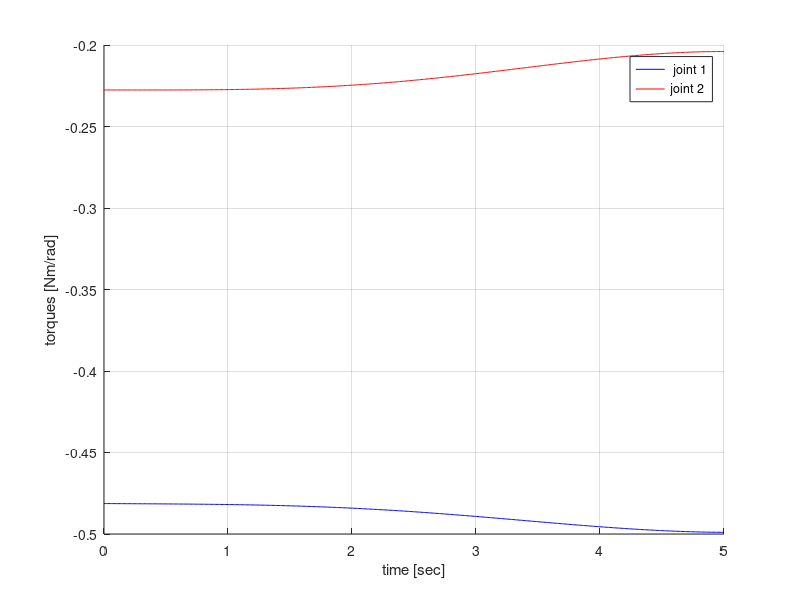
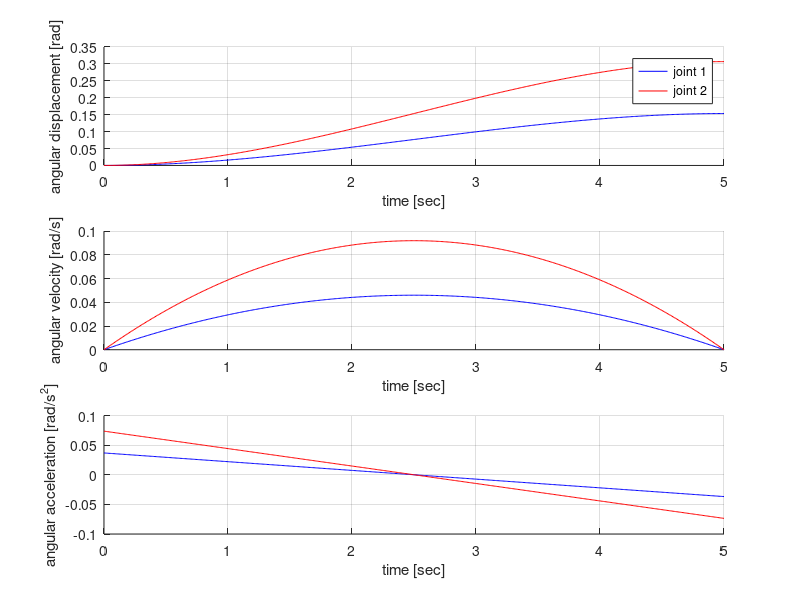
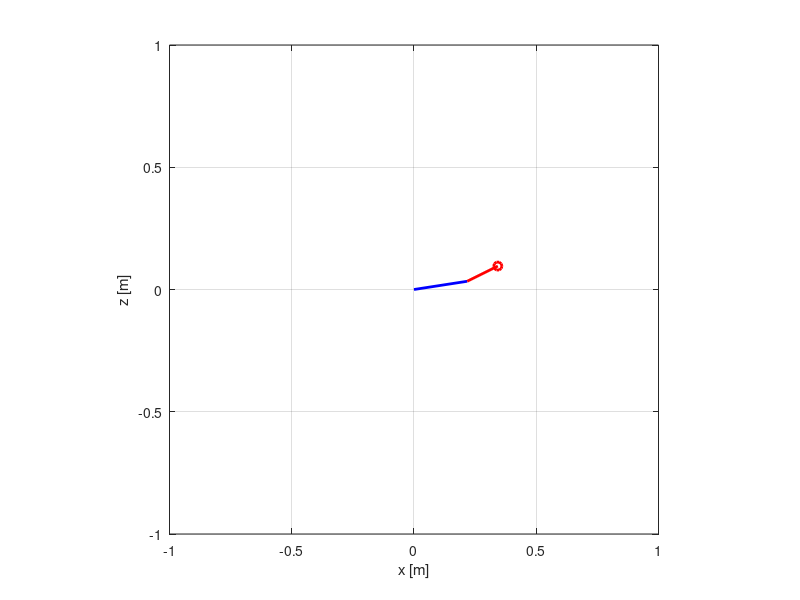

The MATLAB script that drew these images, in order:
  %%%%%%%%%%%%%%%%%%%%%%%%%%%%%%%%%%%%%%%%%%%%%%%%%%%%%%%%%%%%%%%%%%%%%%%%%%
%
%    The inverse dynamics of the 2-dof planar robotic arm
%     
%    contact: shaoping bai, shb@m-tech.aau.dk
%%%%%%%%%%%%%%%%%%%%%%%%%%%%%%%%%%%%%%%%%%%%%%%%%%%%%%%%%%%%%%%%%%%%%%%%%%

clear all; close all; clc

g = 9.801; % gravity constant

%% %%%%%%%%%%%%%%%%%%%%%%%%%%%%  link properties
%======================================  link 1
L1 = 0.22; % length [m]
%c1 = L1 * 2/3; % mass center
m1 = 0.037 + 0.126; % mass [kg]
I1 = 1/12 * m1 * L1^2; % moment of inertia
%======================================  link 2
L2 = 0.14; % length [m]
%c2 = L2 * 2/3; % mass center
m2 = 0.072 * 2 + 0.023; % mass [kg]
I2 = 1/12 * m2 * L2^2; % moment of inertia
%% %%%%%%%%%%%%%%%% wished positions of joints and time for the movements
tf = 5;
theta01 = 0 * 2*pi/4096; %in the graphs will be represented in radians, although input is in steps
thetaf1 = 100 * 2*pi/4096;
theta02 = 0 * 2*pi/4096;
thetaf2 = 200 * 2*pi/4096;
%% %%%%%%%%%%%%%%%% coefficients for position, velocity and acceleration
a01 = theta01;
a11 = 0;
a21 = 3/(tf^2)*(thetaf1 - theta01);
a31 = -2/(tf^3)*(thetaf1 - theta01);

a02 = theta02;
a12 = 0;
a22 = 3/(tf^2)*(thetaf2 - theta02);
a32 = -2/(tf^3)*(thetaf2 - theta02);
%% %%%%%%%%%%%%%%%%%% dynamic simulation
%%%%%%%%%%%%%%%%%%% discrete time
T = tf; % second
N = tf*100; % resolution
i = 0; 
for t = linspace(0, T, N)
    %%%%%%%%%%%%%%%%%%%%%%%%%%%%%% instantaneous time
    i = i + 1; time(i) = t; 
    %%%%%%%%%%%%%%% Joint 1: angular displacement, velocity, acceleration
    theta_1(i) = a01 + a11 * t + a21 * t^2 + a31 * t^3;
    dtheta_1(i) = a11 + 2 * a21 * t + 3 * a31 * t^2;
    ddtheta_1(i) = 2 * a21 + 6 * a31 * t;
    
    %%%%%%%%%%%%%%% Joint 1: angular displacement, velocity, acceleration
    theta_2(i) = a02 + a12 * t + a22 * t^2 + a32 * t^3;
    dtheta_2(i) = a12 + 2 * a22 * t + 3 * a32 * t^2;
    ddtheta_2(i) = 2 * a22 + 6 * a32 * t;
    
    %%%%%%%%%%%%%%%%%%%%%%%%%%%%%%%%%%%%%  actuator torques
    tau_1(i) = ((8/18 * m1 + m2) * L1^2 + 8/18 * m2 * L2^2) * ddtheta_1(i) + 8/18 * m2 * L2^2 * ddtheta_2(i) + 4/6 * m2 * L1 * L2 * cos(dtheta_2(i)) * (ddtheta_2(i) + 2 * ddtheta_1(i)) - (m1 + m2) * g * L1 * cos(theta_1(i)) + m2 * g * L2 * cos(theta_1(i) + theta_2(i));
    tau_2(i) = 8/18 * m2 * L2^2 + 4/6 * m2 * L1 * L2 * sin(theta_2(i)) * ddtheta_1(i) + 8/18 * m2 * L2^2 * ddtheta_2(i) + 4/6 * m2 * L1 * L2 * cos(theta_2(i)) * (dtheta_1(i) * dtheta_2(i) + dtheta_1(i)^2) - m2 * g * L2 * cos(theta_1(i) + theta_2(i));
    
    %%%%%%%%%%%%%%%%%%%%%%%%%%%%%%%%%%%  link positions
    %%%%%%%%%%%%%%%%%% link 1
    X1(i) = L1*cos(theta_1(i)); Y1(i) = L1*sin(theta_1(i)); 
   % x1(i) = 0.5*X1(i); y1(i) = 0.5*Y1(i); 
    %%%%%%%%%%%%%%%%%% link 2
    X2(i) = X1(i) + L2*cos(theta_1(i) + theta_2(i)); 
    Y2(i) = Y1(i) + L2*sin(theta_1(i) + theta_2(i)); 
    %x2(i) = X1(i) + 0.5*X2(i); %Y2(i) = Y1(i) + 0.5*Y2(i); 
    
end

torque_1 = [time; tau_1]'; torque_2 = [time; tau_2]'; 

%% %%%%%%%%%%%%%%%%%%%%%%%%%%%%%%%%%% plot the motion profiles
figure(2)
clf
figure(2)
subplot(3, 1, 1)
hold on
plot(time, theta_1, 'b')
plot(time, theta_2, 'r')
hold off
legend('joint 1', 'joint 2')
grid on; 
xlabel('time [sec]'); ylabel('angular displacement [rad]'); 
subplot(3, 1, 2)
hold on
plot(time, dtheta_1, 'b')
plot(time, dtheta_2, 'r')
hold off
grid on; 
xlabel('time [sec]'); ylabel('angular velocity [rad/s]'); 
subplot(3, 1, 3)
hold on
plot(time, ddtheta_1, 'b')
plot(time, ddtheta_2, 'r')
hold off
grid on; 
xlabel('time [sec]'); ylabel('angular acceleration [rad/s^2]'); 

%% %%%%%%%%%%%%%%%%%%%%%%%%%%%%%%%%%% plot the motor torques
figure(1)
clf
figure(1)
hold on
plot(time, tau_1, 'b')
plot(time, tau_2, 'r')
hold off
legend(' joint 1', 'joint 2')
grid on; 
xlabel('time [sec]'); ylabel('torques [Nm/rad]'); 

%% %%%%%%%%%%%%%%%%%%%%%%%%%%%%%%%  plot the link
figure(3)
clf
figure(3)
hold on 
axis equal; grid on; axis([-1 1 -1 1]); 
xlabel('x [m]'); ylabel('z [m]'); 
set(gca,'NextPlot','replaceChildren');
for j = 1 : N  
    plot(0, 0, 'ko', 'MarkerSize', 6, 'Linewidth', 2)  
    plot(X1(j), Y1(j), 'bo', 'MarkerSize', 6, 'Linewidth', 2)
    plot(X2(j), Y2(j), 'ro', 'MarkerSize', 6, 'Linewidth', 2)
    line([0 X1(j)], [0 Y1(j)], 'Color', 'b', 'Linewidth', 2); 
    line([X1(j) X2(j)], [Y1(j) Y2(j)], 'Color', 'r', 'Linewidth', 2);  
    F(j) = getframe; 
end
hold off
movie(F); 
